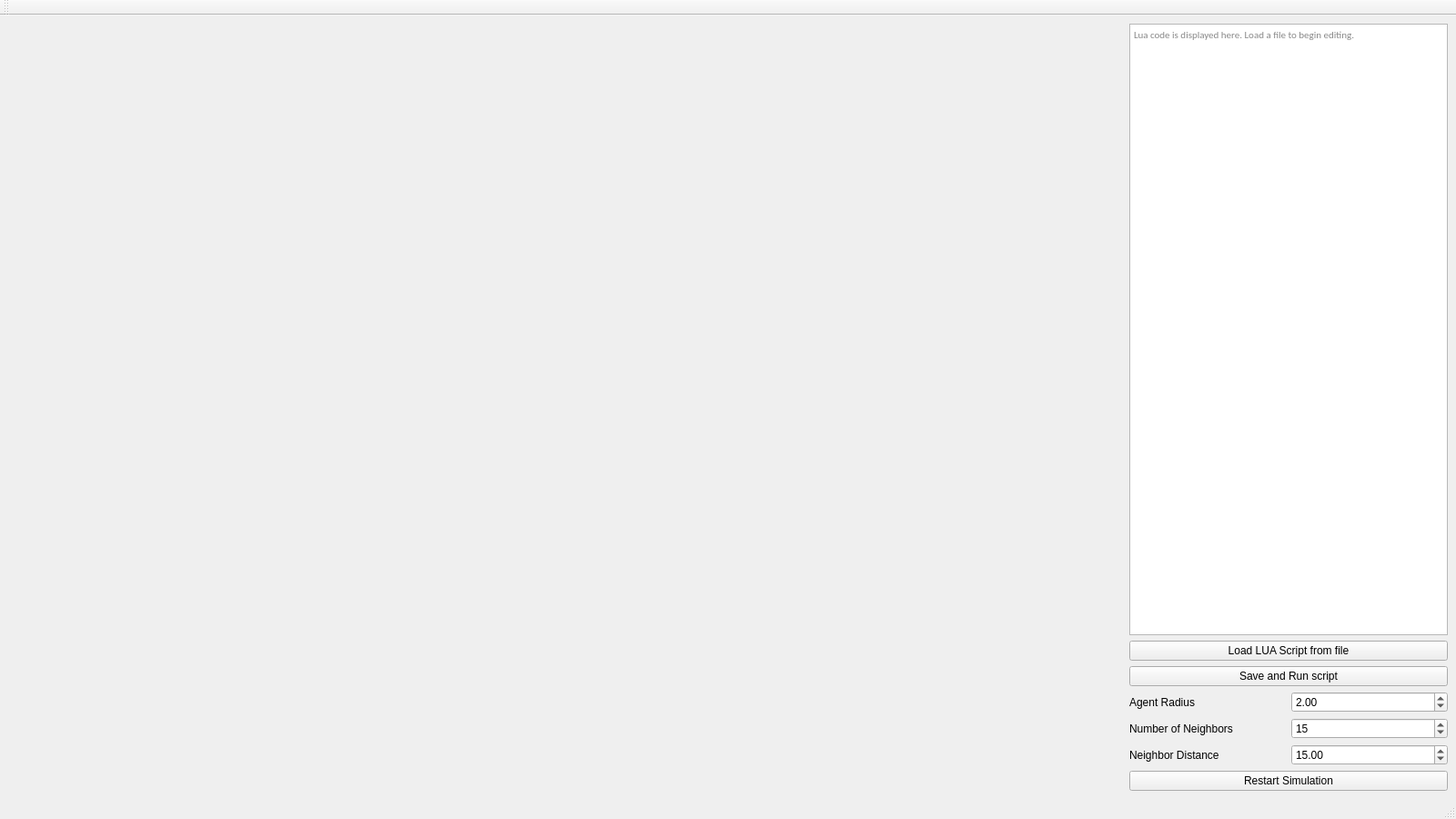
<?xml version="1.0" encoding="UTF-8"?>
<ui version="4.0">
 <class>UserInterface</class>
 <widget class="QMainWindow" name="UserInterface">
  <property name="geometry">
   <rect>
    <x>0</x>
    <y>0</y>
    <width>1600</width>
    <height>900</height>
   </rect>
  </property>
  <property name="windowTitle">
   <string>Luke Bazalgette Thesis 2016</string>
  </property>
  <widget class="QWidget" name="centralwidget">
   <layout class="QGridLayout" name="s_mainWindowGridLayout">
    <item row="1" column="4">
     <widget class="QPushButton" name="pushButton">
      <property name="text">
       <string>Load LUA Script from file</string>
      </property>
     </widget>
    </item>
    <item row="4" column="4">
     <widget class="QPushButton" name="restartSim">
      <property name="text">
       <string>Restart Simulation</string>
      </property>
     </widget>
    </item>
    <item row="2" column="4">
     <widget class="QPushButton" name="pushButton_2">
      <property name="text">
       <string>Save and Run script</string>
      </property>
     </widget>
    </item>
    <item row="0" column="4">
     <widget class="QTextEdit" name="luaViewer">
      <property name="maximumSize">
       <size>
        <width>350</width>
        <height>16777215</height>
       </size>
      </property>
      <property name="font">
       <font>
        <family>Carlito</family>
        <pointsize>8</pointsize>
       </font>
      </property>
      <property name="styleSheet">
       <string notr="true">QTextEdit { 
		
		font: &quot;Times New Roman&quot;;
		color: #888888;

}

</string>
      </property>
      <property name="documentTitle">
       <string notr="true"/>
      </property>
      <property name="html">
       <string>&lt;!DOCTYPE HTML PUBLIC &quot;-//W3C//DTD HTML 4.0//EN&quot; &quot;http://www.w3.org/TR/REC-html40/strict.dtd&quot;&gt;
&lt;html&gt;&lt;head&gt;&lt;meta name=&quot;qrichtext&quot; content=&quot;1&quot; /&gt;&lt;style type=&quot;text/css&quot;&gt;
p, li { white-space: pre-wrap; }
&lt;/style&gt;&lt;/head&gt;&lt;body style=&quot; font-family:'Carlito'; font-size:8pt; font-weight:400; font-style:normal;&quot;&gt;
&lt;p style=&quot; margin-top:0px; margin-bottom:0px; margin-left:0px; margin-right:0px; -qt-block-indent:0; text-indent:0px;&quot;&gt;&lt;span style=&quot; font-family:'Cantarell';&quot;&gt;Lua code is displayed here. Load a file to begin editing.&lt;/span&gt;&lt;/p&gt;&lt;/body&gt;&lt;/html&gt;</string>
      </property>
      <property name="textInteractionFlags">
       <set>Qt::TextEditorInteraction</set>
      </property>
      <property name="placeholderText">
       <string notr="true" extracomment="Load in a Lua file to begin editing!"/>
      </property>
     </widget>
    </item>
    <item row="3" column="4">
     <layout class="QGridLayout" name="gridLayout">
      <item row="1" column="0">
       <widget class="QLabel" name="label_2">
        <property name="text">
         <string>Number of Neighbors</string>
        </property>
       </widget>
      </item>
      <item row="0" column="0">
       <widget class="QLabel" name="label">
        <property name="text">
         <string>Agent Radius</string>
        </property>
       </widget>
      </item>
      <item row="1" column="1">
       <widget class="QSpinBox" name="numNeighbors">
        <property name="minimum">
         <number>1</number>
        </property>
        <property name="maximum">
         <number>50</number>
        </property>
        <property name="value">
         <number>15</number>
        </property>
       </widget>
      </item>
      <item row="0" column="1">
       <widget class="QDoubleSpinBox" name="agentRadius">
        <property name="minimum">
         <double>0.100000000000000</double>
        </property>
        <property name="maximum">
         <double>5.000000000000000</double>
        </property>
        <property name="singleStep">
         <double>0.100000000000000</double>
        </property>
        <property name="value">
         <double>2.000000000000000</double>
        </property>
       </widget>
      </item>
      <item row="2" column="0">
       <widget class="QLabel" name="label_3">
        <property name="text">
         <string>Neighbor Distance</string>
        </property>
       </widget>
      </item>
      <item row="2" column="1">
       <widget class="QDoubleSpinBox" name="neighborDistance">
        <property name="minimum">
         <double>0.100000000000000</double>
        </property>
        <property name="maximum">
         <double>100.000000000000000</double>
        </property>
        <property name="singleStep">
         <double>0.100000000000000</double>
        </property>
        <property name="value">
         <double>15.000000000000000</double>
        </property>
       </widget>
      </item>
     </layout>
    </item>
    <item row="0" column="0" rowspan="2" colspan="2">
     <spacer name="horizontalSpacer">
      <property name="orientation">
       <enum>Qt::Horizontal</enum>
      </property>
      <property name="sizeHint" stdset="0">
       <size>
        <width>40</width>
        <height>20</height>
       </size>
      </property>
     </spacer>
    </item>
   </layout>
  </widget>
  <widget class="QMenuBar" name="menubar">
   <property name="geometry">
    <rect>
     <x>0</x>
     <y>0</y>
     <width>1600</width>
     <height>27</height>
    </rect>
   </property>
  </widget>
  <widget class="QToolBar" name="toolBar">
   <property name="windowTitle">
    <string>toolBar</string>
   </property>
   <attribute name="toolBarArea">
    <enum>TopToolBarArea</enum>
   </attribute>
   <attribute name="toolBarBreak">
    <bool>false</bool>
   </attribute>
  </widget>
  <widget class="QStatusBar" name="statusbar"/>
 </widget>
 <resources/>
 <connections/>
</ui>
